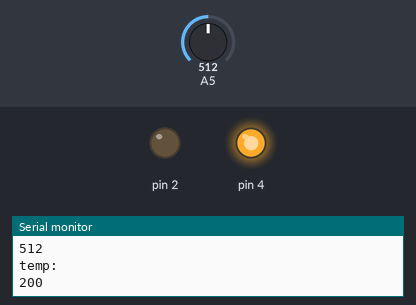
The sketch below on a simulated Arduino Uno, built with avr-gcc and run on an emulated ATmega328P. Shown: output pins drawn as LEDs (lit = HIGH), the last lines printed to the serial monitor. Inputs (shaded band) come from the test bench; at power-on: A5 = 512.

Above: at 1.8 s.
1.9 s: A5 set to 181
3.4 s: A5 set to 145
At 5.2 s:
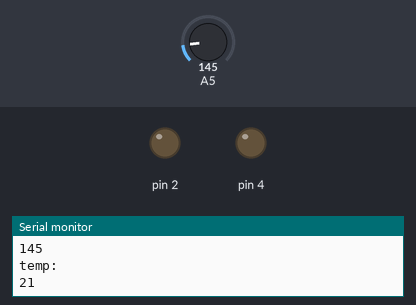
5.5 s: A5 set to 124
At 6.9 s:
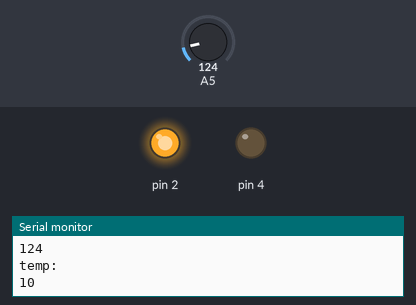
7.5 s: A5 set to 306
At 8.4 s:
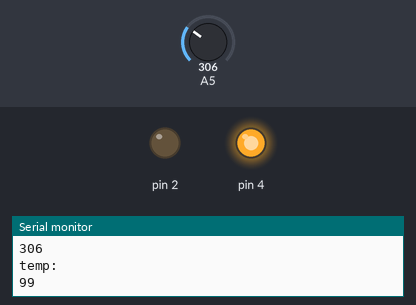
9.5 s: A5 set to 122
At 11.2 s:
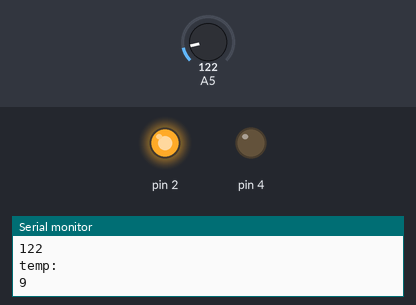
Timing chart, 0 to 12.5 s (numbered marks = the images above; inputs shaded):
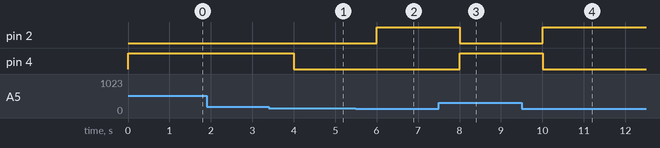

Measured:
- the behaviour switches between 164 and 163 on A5 (found by bisection; images 0 and 1)
- the behaviour switches between 135 and 134 on A5 (found by bisection; images 1 and 2)
- after the input at 3.4 s, pin 4: HIGH → LOW after 0.60 s
- after the input at 5.5 s, pin 2: LOW → HIGH after 0.50 s
- after the input at 7.5 s, pin 2: HIGH → LOW after 0.50 s; pin 4: LOW → HIGH after 0.50 s
- after the input at 9.5 s, pin 2: LOW → HIGH after 0.51 s; pin 4: HIGH → LOW after 0.51 s

The sketch:

sensor_temperatura.ino
```cpp
// C++ code
//sensor de temeratura

void setup()
{
  	pinMode(2, OUTPUT);
  	pinMode(4, OUTPUT);
	Serial.begin(9600);
}

void loop()
{
  int valor=analogRead(A5);
  int temp = map(valor,20,358,-40,125);

  if(temp<=15){
    digitalWrite(2, HIGH);
  }
  else{
    digitalWrite(2, LOW);
  }
    if(temp>=30){
    digitalWrite(4, HIGH);
  }
  else{
    digitalWrite(4, LOW);
  }

  Serial.println(valor);
  Serial.println("temp:");
  Serial.println(temp);
  delay(1000);
}
```
